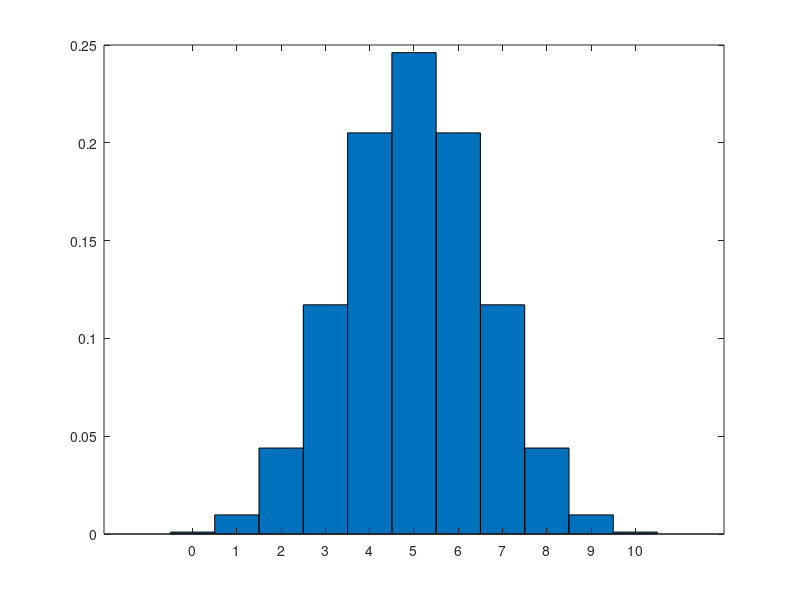

Write the MATLAB code that produced this figure.
%the expected value for a discrete distribution 

x = 0:10;
y = binopdf(x,10,0.5);

figure
bar(x,y,1)

valueofYatArray = interp1(x,y,0:10)
%lists all of the probabilities for all x values

sumprobability = sum (valueofYatArray)
%should equate to 1

valueofx= 0:10
%lists all x values

elementmultiply = valueofYatArray.*valueofx
%multiplies each element with the corresponding element of the other vector

expectedvalue = sum (elementmultiply)






